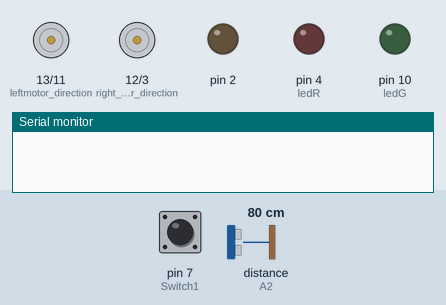
Bench run of a sketch on a simulated Arduino Uno, built with avr-gcc and run on an emulated ATmega328P. On the bench: direction and speed pins drawn as motors (green arrow = direction pin HIGH = forward, orange = LOW = backward, longer = more drive), output pins drawn as LEDs (lit = HIGH), the last lines printed to the serial monitor. The inputs (shaded band) are chosen by the test bench; at power-on: pin 7 (Switch1) HIGH, distance to the obstacle (sensor on A2) 80 cm. The echo pulse lasts 58.3 µs per cm; pins used as bus, display or sensor lines are not drawn.

Above: at 1.2 s.
1.3 s: pin 7 (Switch1) pulled LOW for 0.15 s
At 1.7 s:
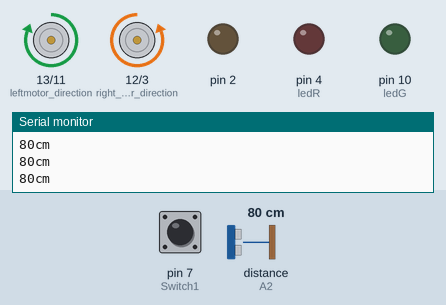
2.9 s: distance to the obstacle (sensor on A2) set to 11 cm
4.4 s: distance to the obstacle (sensor on A2) set to 8 cm
At 5.5 s:
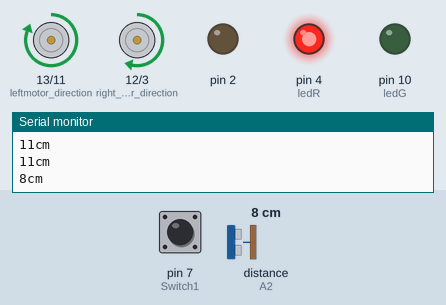
7.4 s: distance to the obstacle (sensor on A2) set to 18 cm
At 8.75 s:
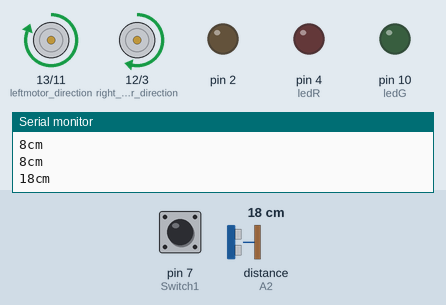
Timing chart, 0 to 10.4 s (numbered marks = the images above; inputs shaded):
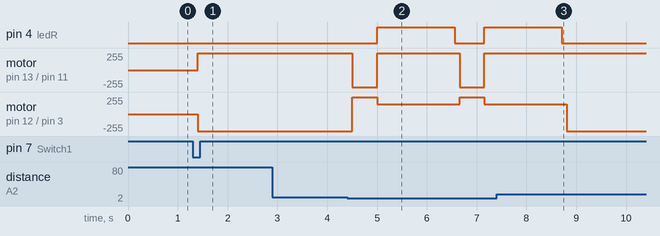

Measured:
- the behaviour switches between 10 and 9 cm on distance to the obstacle (sensor on A2) (found by bisection; images 1 and 2)
- after the input at 1.3 s, motor on pin 13 (leftmotor_direction) / pin 11 (Left_motor_speed): stopped → forward 255/255 after 0.11 s; motor on pin 12 (right_motor_direction) / pin 3 (right_motor_speed): stopped → backward 255/255 after 0.11 s
- after the input at 4.4 s, pin 4 (ledR): LOW → HIGH after 0.61 s, → LOW 1.6 s later, → HIGH 0.60 s later; motor on pin 13 (leftmotor_direction) / pin 11 (Left_motor_speed): alternates forward 255/255 for 1.7 s and backward 255/255 for 0.50 s, starting after 0.11 s
- after the input at 7.4 s, pin 4 (ledR): goes on until 8.7 s, then stays LOW; motor on pin 13 (leftmotor_direction) / pin 11 (Left_motor_speed): stays forward 255/255 (without the input it goes to backward 255/255 after 1.4 s)

The sketch:

08_SumobotWallbouncerDistanceSensing.ino
```cpp
//Create a program that uses distance sensing to make your sumoBot drive back and forth between two walls.
//Use LEDs to indicate the output of the sensors.
//Create separate functions for each direction the SumoBot goes. Ex: forward, turn, backward

const int pingTrigger = A3;
const int pingEcho = A2;
int ledR = 4;
int ledG = 10;
int lineSense = A0 ;
int senseResult;
int sensitivity = 150;    // declarations
//switch
int Switch1 = 7;
int switchGnd = 5;
int x = 0;


void setup() {
  Serial.begin(9600);
  pinMode(pingTrigger, OUTPUT);
  pinMode(pingEcho, INPUT);
   //led red
  pinMode(4,OUTPUT) ;
  pinMode(2, OUTPUT);
  digitalWrite(2, LOW); //used as a ground pin
  //ledG
  pinMode(10, OUTPUT);

  //motor
  pinMode(12,OUTPUT); //right motor direction
  pinMode(3, OUTPUT);//right motor speed
  pinMode(13, OUTPUT);//leftmotor direction
  pinMode(11, OUTPUT); //Left motor speed

  //switch
  pinMode(switchGnd, OUTPUT);
  digitalWrite(switchGnd, LOW);                 //used as ground
  pinMode(Switch1, INPUT_PULLUP);

}

void loop(){
  int buttonState = digitalRead(Switch1);
 if (buttonState == 0) {
 mainSequence();
   }else{
   digitalWrite(ledR, LOW);
   digitalWrite(ledG, LOW);
   analogWrite(3, 0); //speed of right motor
   analogWrite(11, 0); //speed of right motor
}
}

 void mainSequence(){
  while (x<1){
  int distance = getDistance();
  Serial.print(distance);
  Serial.print("cm");
  Serial.println();
  delay(100);

  if (distance<10){
    backward();
    turnRight();
  }else {           ///continue going forward

    forward();

}
}
}
void forward(){
    digitalWrite(12, LOW); //direction of right motor
    analogWrite(3, 255); //speed of right motor
    digitalWrite(13, HIGH); //direction of left motor
    analogWrite(11,255); //speed of left motor
}

void turnRight(){
    digitalWrite(ledR, HIGH);
    digitalWrite(12, HIGH); //direction of right motor
    analogWrite(3, 150); //speed of right motor
    digitalWrite(13, HIGH); //direction of left motor
    analogWrite(11,255); //speed of left motor
    delay(1550); //wait for 2 seconds
    digitalWrite(ledR, LOW);
}

void backward(){
    digitalWrite(12, HIGH); //direction of right motor
    analogWrite(3, 255); //speed of right motor
    digitalWrite(13, LOW); //direction of left motor
    analogWrite(11,255); //speed of left motor
    delay(500);
}

int getDistance() {
  digitalWrite(pingTrigger, LOW);     //triggers sound
  delayMicroseconds(2);
  digitalWrite(pingTrigger, HIGH);
  delayMicroseconds(10);                //duration of ping
  digitalWrite(pingTrigger, LOW);

//Echo pin produces a pulse with the length
  long duration = pulseIn(pingEcho, HIGH);
// convert time to distance
  long cm = duration / 29 / 2;
  return cm;
// returns the value in “cm” to “distance”
}
```
